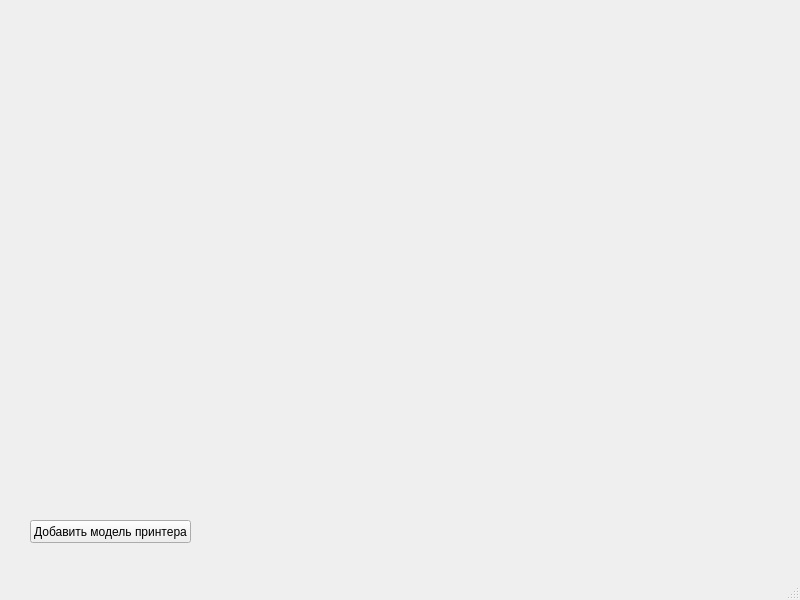
<?xml version="1.0" encoding="UTF-8"?>
<ui version="4.0">
 <class>MainWindow</class>
 <widget class="QMainWindow" name="MainWindow">
  <property name="geometry">
   <rect>
    <x>0</x>
    <y>0</y>
    <width>800</width>
    <height>600</height>
   </rect>
  </property>
  <property name="windowTitle">
   <string>MainWindow</string>
  </property>
  <widget class="QWidget" name="centralwidget">
   <widget class="QPushButton" name="add_new_model_printer">
    <property name="geometry">
     <rect>
      <x>30</x>
      <y>520</y>
      <width>161</width>
      <height>23</height>
     </rect>
    </property>
    <property name="text">
     <string>Добавить модель принтера</string>
    </property>
   </widget>
  </widget>
  <widget class="QMenuBar" name="menubar">
   <property name="geometry">
    <rect>
     <x>0</x>
     <y>0</y>
     <width>800</width>
     <height>21</height>
    </rect>
   </property>
  </widget>
  <widget class="QStatusBar" name="statusbar"/>
 </widget>
 <resources/>
 <connections/>
</ui>
